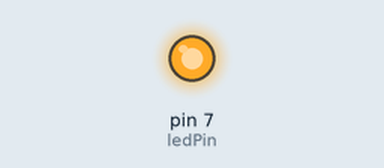
Recording of a sketch running on a simulated Arduino Uno, built with avr-gcc and run on an emulated ATmega328P. Shown: output pins drawn as LEDs (lit = HIGH).

Above: at 0.1 s.
Timing chart, 0 to 1.6 s (numbered marks = the images above):
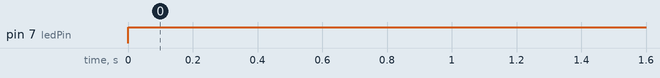

Measured:
- by itself, pin 7 (ledPin): LOW → HIGH at 0.00 s

The sketch:

step_2-adding_variables.ino
```cpp
/*
 * Set up variables for pins
 */
int button1Pin = 4;
int button2Pin = 5;

int ledPin = 7;

void setup() {

  //set up pins for buttons
  pinMode(button1Pin, INPUT);
  pinMode(button2Pin, INPUT);

  //set up pins for led
  pinMode(ledPin, OUTPUT);

}

void loop() {

  //turn on the LED
  digitalWrite(ledPin,HIGH);
}
```
